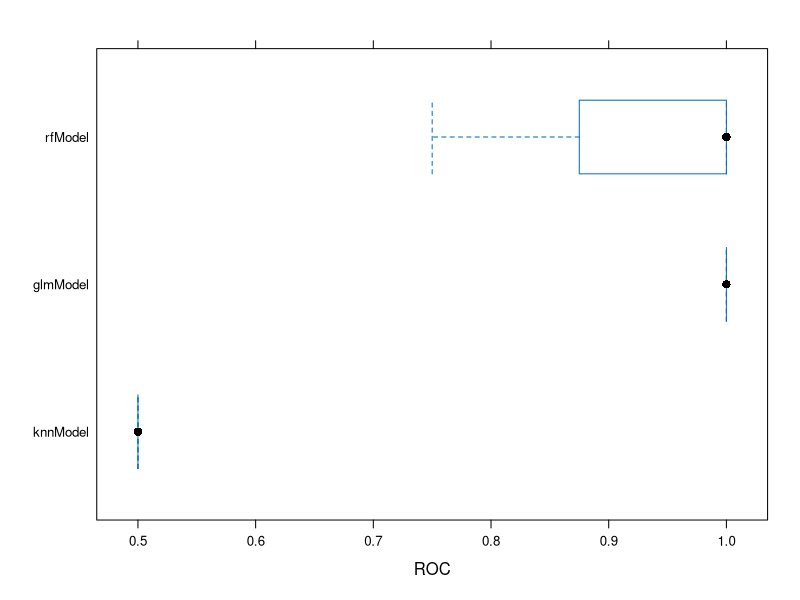
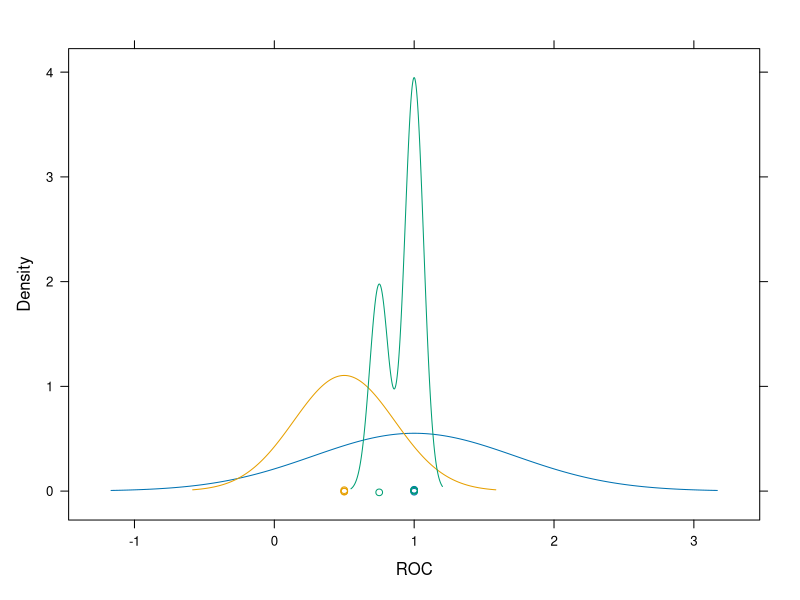
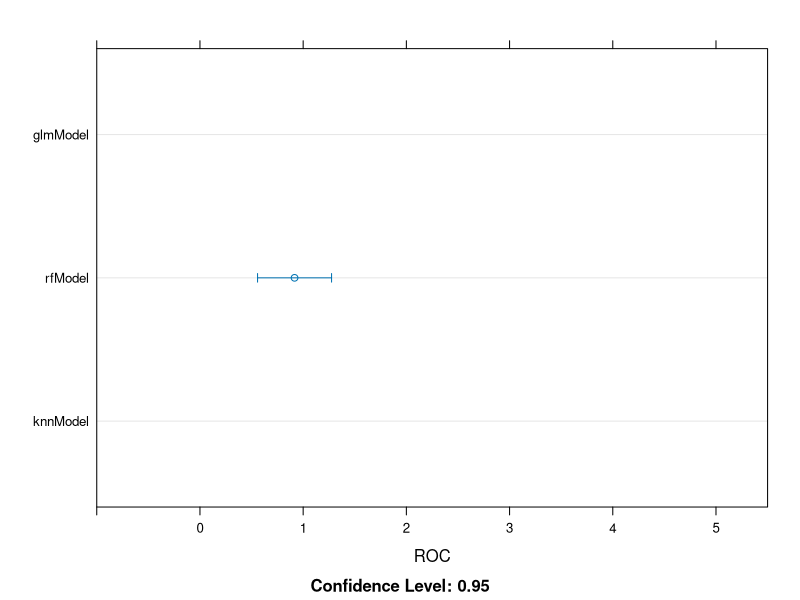

The R source for these figures, in order: (Note: this script raises an error after producing the figures.)
# StackOverflow questoin on the following Error:

library(caret)

#Question: How do I predict a logical variable using R caret?

# Error: At least one of the class levels is not a valid R variable name; This will cause errors when 
# class probabilities are generated because the variables names will be converted to  FALSE., TRUE. . 
# Please use factor levels that can be used as valid R variable names  (see ?make.names for help).

##Platform: RStudio, caret package

## Quick and dirty solution
# I just applied the function make.names, which worked by transforming my logical variable into
# a String (e.g., "False." and "TRUE."). I would like to know if there are any other 
#more elegant alternatives that would allow me to preserve my logical variable.

##Question
# Is there a way to predict a boolean variable (True, False) using R caret? 

#Source code
#Explanatory variable = ranking from 1 to 10
#Prediction variable = TRUE or FALSE
#I want to predict the minimal ranking level for Selected==TRUE
myData <- data.frame(c(4,3,5,3,9,2,1,7,10,2), make.names(c(FALSE,TRUE,FALSE,TRUE,FALSE,TRUE,TRUE,FALSE,FALSE,TRUE)));
colnames(myData)<-c("Ranking","Selected");

myFolds <- createFolds(myData$Ranking, k=3);
myControl<-trainControl(index=myFolds, classProbs=TRUE, summaryFunction=twoClassSummary);

knnModel<-train(Selected~Ranking, myData,method="knn", trControl=myControl);
rfModel<-train(Selected~Ranking, myData,method="rf", trControl=myControl);
glmModel<-train(Selected~Ranking, myData,method="glm", trControl=myControl);

glmModel
rfModel
knnModel

#Visualize models
resampleList<-resamples(list(rfModel=rfModel,glmModel=glmModel,knnModel=knnModel))

bwplot(resampleList,metric="ROC")
densityplot(resampleList,metric="ROC")
dotplot(resampleList,xlim=range(-1,5.5),metric="ROC")
xyplot(resampleList,xlim=range(0,1.5), metric="ROC")


